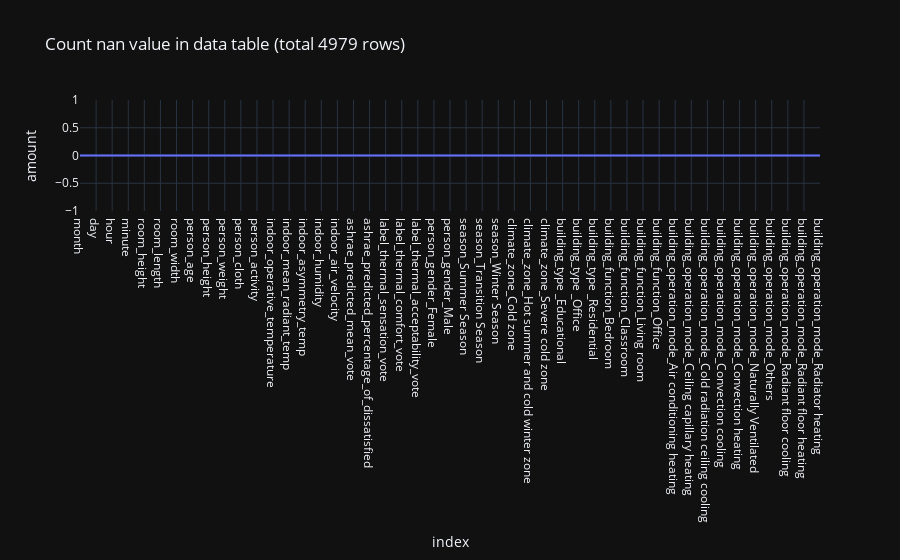

The code cell stored with this chart in its notebook:
### Code cell
count_nan = chinese_dataset_1.isna().sum().to_frame().reset_index().rename(columns={0:"amount"})

fig = px.line(count_nan, x="index",y="amount", template="plotly_dark", title=f"Count nan value in data table (total {len(chinese_dataset_1)} rows)")
fig.show()

### Figure 1 — Plotly figure (JSON) as saved in the notebook; plotly's stock layout.template omitted (floating-point values rounded to 4 significant figures)
{"data": [{"hovertemplate": "index=%{x}<br>amount=%{y}<extra></extra>", "legendgroup": "", "line": {"color": "#636efa", "dash": "solid"}, "marker": {"symbol": "circle"}, "mode": "lines", "name": "", "orientation": "v", "showlegend": false, "type": "scatter", "x": ["month", "day", "hour", "minute", "room_height", "room_length", "room_width", "person_age", "person_height", "person_weight", "person_cloth", "person_activity", "indoor_operative_temperature", "indoor_mean_radiant_temp", "indoor_asymmetry_temp", "indoor_humidity", "indoor_air_velocity", "ashrae_predicted_mean_vote", "ashrae_predicted_percentage_of_dissatisfied", "label_thermal_sensation_vote", "label_thermal_comfort_vote", "label_thermal_acceptability_vote", "person_gender_Female", "person_gender_Male", "season_Summer Season", "season_Transition Season", "season_Winter Season", "climate_zone_Cold zone", "climate_zone_Hot summer and cold winter zone", "climate_zone_Severe cold zone", "building_type _Educational", "building_type _Office", "building_type _Residential", "building_function_Bedroom", "building_function_Classroom", "building_function_Living room", "building_function_Office", "building_operation_mode_Air conditioning heating", "building_operation_mode_Ceiling capillary heating", "building_operation_mode_Cold radiation ceiling cooling", "building_operation_mode_Convection cooling", "building_operation_mode_Convection heating", "building_operation_mode_Naturally Ventilated", "building_operation_mode_Others", "building_operation_mode_Radiant floor cooling", "building_operation_mode_Radiant floor heating", "building_operation_mode_Radiator heating"], "xaxis": "x", "y": [0, 0, 0, 0, 0, 0, 0, 0, 0, 0, 0, 0, 0, 0, 0, 0, 0, 0, 0, 0, 0, 0, 0, 0, 0, 0, 0, 0, 0, 0, 0, 0, 0, 0, 0, 0, 0, 0, 0, 0, 0, 0, 0, 0, 0, 0, 0], "yaxis": "y"}], "layout": {"legend": {"tracegroupgap": 0}, "title": {"text": "Count nan value in data table (total 4979 rows)"}, "xaxis": {"anchor": "y", "domain": [0, 1], "title": {"text": "index"}}, "yaxis": {"anchor": "x", "domain": [0, 1], "title": {"text": "amount"}}}}
